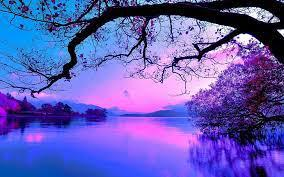
%> input picture Dữ liệu bài tập/Buổi 02 (01-12-S)/nature_default.jpg, 284 x 177 px
$ octave Ex2_1.m   (GNU Octave 9; MATLAB toolbox functions it lacks are replaced by stand-ins)
%> lines starting %> are read from the running program, lines starting %| are printed output that depends on the picture; in (x1, y1, x2, y2) boxes, pixels count from 0 and x2, y2 are one past the last pixel; in counts of white or black regions, pixels touching at a corner belong together; the program's own positions count from 1
%Ex2_1 Read and Write an image

clear, clc, close all;

%%%%%%%%%%%%%%%%%%%%%%%%%%%%%%
pkg load image;
%load test image
Img = imread('nature_default.jpg'); %Return unsign integer (0 -> 255)
%> Img is the input picture: size 177x284x3 uint8; mean R, G, B 99, 91.9, 183.7
Img_grayscale = rgb2gray(Img);
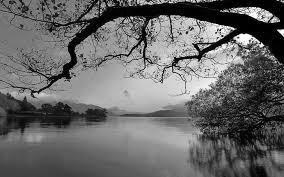
%> Img_grayscale: size 177x284 uint8; min 0, max 255, mean 104.5
Img_bw = im2double(im2bw(Img_grayscale, 0.5));
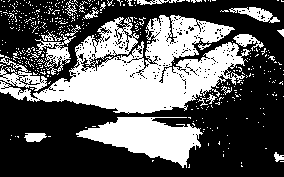
%> Img_bw: size 177x284 double; values 0 (black) and 1 (white), 37% white; 425 white regions (402 under 20 px), largest, box (x1, y1, x2, y2) and area: (0, 15, 251, 114) 12275, (76, 117, 203, 168) 3379, (35, 34, 76, 75) 518

%Plot images
FS = 15; %Fontsize of caption
figure, clf;
subplot(1, 3, 1), imshow(Img), title('Original Image', "fontsize", FS);
subplot(1, 3, 2), imshow(Img_grayscale), title('Grayscale Image', "fontsize", FS);
subplot(1, 3, 3), imshow(Img_bw), title('Binary Image', "fontsize", FS);

%Save image
saveas(gcf, 'Image Representations.png'); %gcf: Get current figure -> Save current figure into work folder

%%%%%%%%%%%%%%%%%%%%%%%%%%%%%%
%Save the origin image with different qualities
imwrite(Img, 'nature_100.jpg'); %Save as default
imwrite(Img, 'nature_75.jpg', 'quality', 75); %Save as 75%
imwrite(Img, 'nature_10.jpg', 'quality', 10); %Save as 10%

$ run again, with Dữ liệu bài tập/Buổi 02 (01-12-S)/Quantization_in_2-bits.jpg copied over Dữ liệu bài tập/Buổi 02 (01-12-S)/nature_default.jpg
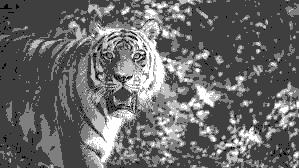
%> input picture Dữ liệu bài tập/Buổi 02 (01-12-S)/Quantization_in_2-bits.jpg, 299 x 168 px
%> Img is the input picture: size 168x299 uint8; min 0, max 255, mean 104.5
%> `Img_bw = im2double(im2bw(Img_grayscale, 0.5));`:
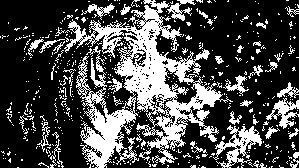
%> Img_bw: size 168x299 double; values 0 (black) and 1 (white), 29.2% white; 476 white regions (434 under 20 px), largest, box (x1, y1, x2, y2) and area: (64, 0, 233, 168) 9667, (213, 125, 262, 168) 799, (266, 98, 299, 129) 422
